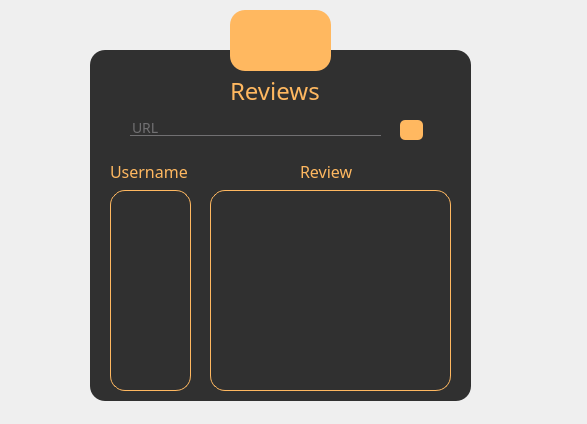
<?xml version="1.0" encoding="UTF-8"?>
<ui version="4.0">
 <class>MainWindow</class>
 <widget class="QMainWindow" name="MainWindow">
  <property name="geometry">
   <rect>
    <x>0</x>
    <y>0</y>
    <width>587</width>
    <height>424</height>
   </rect>
  </property>
  <property name="windowTitle">
   <string>MainWindow</string>
  </property>
  <property name="styleSheet">
   <string notr="true">*{
	font-family:century gothic;
	font-size:24px;
}
QFrame
{
	background:rgba(0,0,0,0.8);
	border-radius:15px
	
}
#MainWindow{
	border-image: url(:/pref0/images/InterfaceChoisie.jpeg);
}
QToolButton
{
	background:#ffb860;
	border-radius:15px;
}

QLabel
{
	color:#ffb860;
	background:transparent;
}
QPushButton
{
	color:#333;
	border-radius:15px;
	background:#ffb860;
}
QPushButton:hover
{
	color:#333;
	border-radius:15px;
	background:white;
}
QLineEdit
{
background:transparent;
border:none;
color:#717072;
border-bottom:1px solid #717072;
font-size:14px;
}
QListView{
	
show-decoration-selected: 1;
border-bottom:1px solid #ffb860;
border-left: 1px solid #ffb860;
border-right:1px solid #ffb860;
border-top:1px solid #ffb860;
background-color:#ffb860;
background: transparent;
}</string>
  </property>
  <widget class="QWidget" name="centralwidget">
   <widget class="QFrame" name="frame">
    <property name="geometry">
     <rect>
      <x>90</x>
      <y>50</y>
      <width>381</width>
      <height>351</height>
     </rect>
    </property>
    <property name="frameShape">
     <enum>QFrame::StyledPanel</enum>
    </property>
    <property name="frameShadow">
     <enum>QFrame::Raised</enum>
    </property>
    <widget class="QLabel" name="label">
     <property name="geometry">
      <rect>
       <x>140</x>
       <y>30</y>
       <width>101</width>
       <height>21</height>
      </rect>
     </property>
     <property name="text">
      <string>Reviews</string>
     </property>
    </widget>
    <widget class="QLineEdit" name="lineEdit">
     <property name="enabled">
      <bool>true</bool>
     </property>
     <property name="geometry">
      <rect>
       <x>40</x>
       <y>70</y>
       <width>251</width>
       <height>16</height>
      </rect>
     </property>
     <property name="font">
      <font>
       <family>century gothic</family>
       <pointsize>-1</pointsize>
      </font>
     </property>
     <property name="text">
      <string>URL</string>
     </property>
    </widget>
    <widget class="QToolButton" name="toolButton_2">
     <property name="geometry">
      <rect>
       <x>310</x>
       <y>70</y>
       <width>23</width>
       <height>20</height>
      </rect>
     </property>
     <property name="styleSheet">
      <string notr="true">QToolButton
{
	background:#ffb860;
	border-radius:5px;
}</string>
     </property>
     <property name="text">
      <string/>
     </property>
     <property name="icon">
      <iconset resource="images1.qrc">
       <normaloff>:/pref1/images/SearchIcon.jpeg</normaloff>:/pref1/images/SearchIcon.jpeg</iconset>
     </property>
    </widget>
    <widget class="QListView" name="listView">
     <property name="geometry">
      <rect>
       <x>120</x>
       <y>140</y>
       <width>241</width>
       <height>201</height>
      </rect>
     </property>
    </widget>
    <widget class="QListView" name="listView_2">
     <property name="geometry">
      <rect>
       <x>20</x>
       <y>140</y>
       <width>81</width>
       <height>201</height>
      </rect>
     </property>
    </widget>
    <widget class="QLabel" name="label_2">
     <property name="geometry">
      <rect>
       <x>20</x>
       <y>110</y>
       <width>81</width>
       <height>21</height>
      </rect>
     </property>
     <property name="text">
      <string>&lt;html&gt;&lt;head/&gt;&lt;body&gt;&lt;p&gt;&lt;span style=&quot; font-size:12pt;&quot;&gt;Username&lt;/span&gt;&lt;/p&gt;&lt;/body&gt;&lt;/html&gt;</string>
     </property>
    </widget>
    <widget class="QLabel" name="label_3">
     <property name="geometry">
      <rect>
       <x>210</x>
       <y>110</y>
       <width>61</width>
       <height>21</height>
      </rect>
     </property>
     <property name="text">
      <string>&lt;html&gt;&lt;head/&gt;&lt;body&gt;&lt;p&gt;&lt;span style=&quot; font-size:12pt;&quot;&gt;Review&lt;/span&gt;&lt;/p&gt;&lt;/body&gt;&lt;/html&gt;</string>
     </property>
    </widget>
   </widget>
   <widget class="QToolButton" name="toolButton">
    <property name="geometry">
     <rect>
      <x>230</x>
      <y>10</y>
      <width>101</width>
      <height>61</height>
     </rect>
    </property>
    <property name="text">
     <string/>
    </property>
    <property name="icon">
     <iconset resource="images1.qrc">
      <normaloff>:/pref1/images/ReviewIcon.jpeg</normaloff>:/pref1/images/ReviewIcon.jpeg</iconset>
    </property>
    <property name="iconSize">
     <size>
      <width>70</width>
      <height>70</height>
     </size>
    </property>
   </widget>
  </widget>
 </widget>
 <resources>
  <include location="images1.qrc"/>
 </resources>
 <connections/>
</ui>
